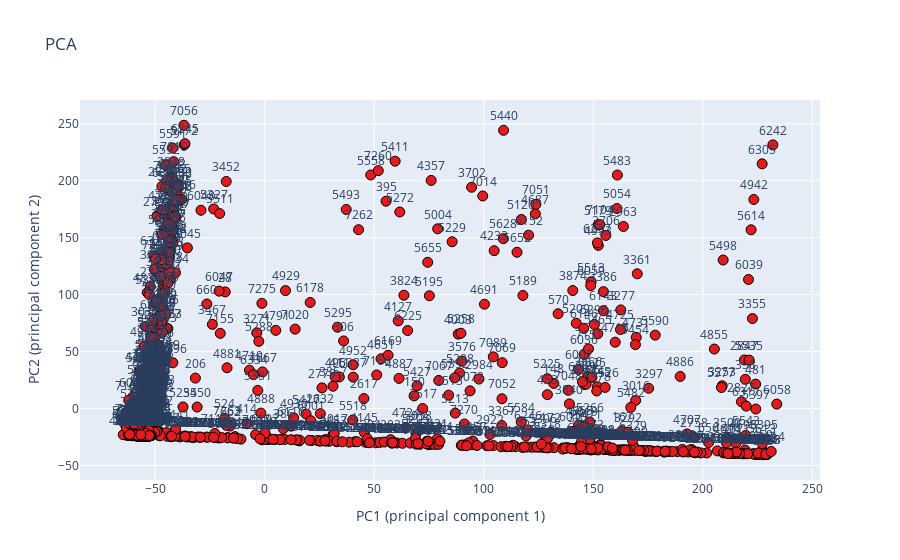

Write notebook code for a chart like this one.
### Code cell
trace0 = go.Scatter(
    x = principal_df['principal component 1'],
    y = principal_df['principal component 2'],
    text=principal_df['patient_id'],
    textposition="top center",
    name = 'Piony',
    mode = 'markers+text',
    marker = dict(
        size = 10,
        color = 'rgb(228,26,28)',
        line = dict(
            width = 1,
            color = 'rgb(0, 0, 0)'
        )
    )
)
 
data = [trace0]
 
layout = dict(title = 'PCA',
              yaxis = dict(zeroline = False, title ='PC2 (principal component 2)'),
              xaxis = dict(zeroline = False, title ='PC1 (principal component 1)')
             )
 
fig = dict(data=data, layout=layout)
iplot(fig, filename='styled-scatter')

### Figure 1 — Plotly figure (JSON) as saved in the notebook; plotly's stock layout.template omitted (floating-point values rounded to 4 significant figures; data arrays with more than 128 entries replaced by an {"elided": "..."} marker saying what was removed)
{"data": [{"marker": {"color": "rgb(228,26,28)", "line": {"color": "rgb(0, 0, 0)", "width": 1}, "size": 10}, "mode": "markers+text", "name": "Piony", "text": {"elided": "1519 int values"}, "textposition": "top center", "type": "scatter", "x": {"elided": "1519 float values"}, "y": {"elided": "1519 float values"}}], "layout": {"title": {"text": "PCA"}, "xaxis": {"title": {"text": "PC1 (principal component 1)"}, "zeroline": false}, "yaxis": {"title": {"text": "PC2 (principal component 2)"}, "zeroline": false}}}
